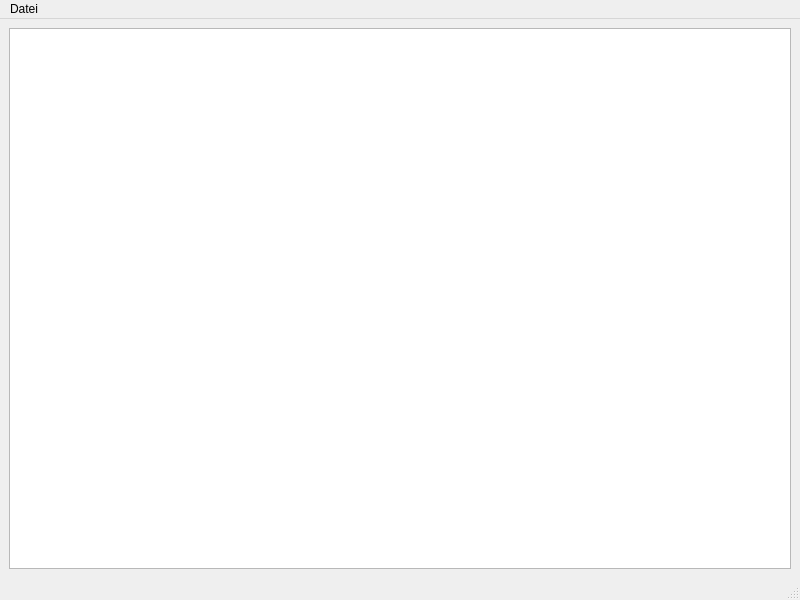
<?xml version="1.0" encoding="UTF-8"?>
<ui version="4.0">
 <class>MainWindow</class>
 <widget class="QMainWindow" name="MainWindow">
  <property name="geometry">
   <rect>
    <x>0</x>
    <y>0</y>
    <width>800</width>
    <height>600</height>
   </rect>
  </property>
  <property name="windowTitle">
   <string>MainWindow</string>
  </property>
  <widget class="QWidget" name="centralwidget">
   <layout class="QVBoxLayout" name="verticalLayout">
    <item>
     <widget class="TableWidget" name="table_widget"/>
    </item>
   </layout>
  </widget>
  <widget class="QMenuBar" name="menubar">
   <property name="geometry">
    <rect>
     <x>0</x>
     <y>0</y>
     <width>800</width>
     <height>20</height>
    </rect>
   </property>
   <widget class="QMenu" name="menu_file">
    <property name="title">
     <string>Datei</string>
    </property>
    <addaction name="action_open"/>
    <addaction name="action_save"/>
    <addaction name="action_save_as"/>
   </widget>
   <addaction name="menu_file"/>
  </widget>
  <widget class="QStatusBar" name="statusbar"/>
  <action name="action_open">
   <property name="text">
    <string>Öffnen</string>
   </property>
   <property name="toolTip">
    <string>Öffnen</string>
   </property>
   <property name="statusTip">
    <string/>
   </property>
   <property name="shortcut">
    <string>Ctrl+O</string>
   </property>
  </action>
  <action name="action_save">
   <property name="text">
    <string>Speichern</string>
   </property>
   <property name="shortcut">
    <string>Ctrl+S</string>
   </property>
  </action>
  <action name="action_save_as">
   <property name="text">
    <string>Speichern unter</string>
   </property>
   <property name="shortcut">
    <string>Ctrl+Shift+S</string>
   </property>
  </action>
 </widget>
 <customwidgets>
  <customwidget>
   <class>TableWidget</class>
   <extends>QTableWidget</extends>
   <header>table.py</header>
  </customwidget>
 </customwidgets>
 <resources/>
 <connections/>
</ui>
